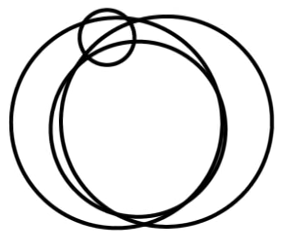
#> input picture screenshots/quad_3_lilcrop.png, 286 x 234 px, found by its file name
$ python cv_tries.py
#> lines starting #> are read from the running program, lines starting #| are printed output that depends on the picture; after the words box and inside, x2 and y2 are one past the last pixel; in counts of white or black regions, pixels touching at a corner belong together
import numpy as np
import cv2
import matplotlib.pylab as plt

#%%----------------------------------------------------------------------------
#BINARZATION
dirpath = '..\\screenshots\\'
image = cv2.imread(dirpath + 'quad_3_lilcrop.png')
#> image is the input picture: shape (234, 286, 3); min 0, max 255, mean 226.4
# image = cv2.resize(image, (1024, 576))
output = image.copy()
cvt_image = cv2.cvtColor(image, cv2.COLOR_BGR2GRAY)
#%%----------------------------------------------------------------------------
#HOUGH TRANSFORM
# circles = cv2.HoughCircles(cvt_image, cv2.HOUGH_GRADIENT, dp = 0.5,minDist= 5, param2=40, maxRadius = 50)
circles = cv2.HoughCircles(cvt_image, cv2.HOUGH_GRADIENT, dp = 5, minDist= 50, param2=300, minRadius = 70, maxRadius = 100)
#> circles = [[137.5, 127.5, 86]]

if circles is not None:
	# convert the (x, y) coordinates and radius of the circles to integers
	circles = np.round(circles[0, :]).astype("int")
#> circles = [[138, 128, 86]]
	# loop over the (x, y) coordinates and radius of the circles
	for (x, y, r) in circles:
		# draw the circle in the output image, then draw a rectangle
		# corresponding to the center of the circle
		cv2.circle(output, (x, y), r, (0, 255, 0), 2)
		cv2.rectangle(output, (x - 2, y - 2), (x + 2, y + 2), (0, 128, 255), -1)
#> this loop made 1 pass
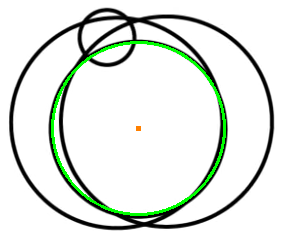
#> output: shape (234, 286, 3); 2.43% of pixels changed, all inside (x1, y1, x2, y2) = (51, 41, 226, 216)
	# show the output image
	cv2.imwrite(dirpath + 'output.png', np.hstack([image, output]))
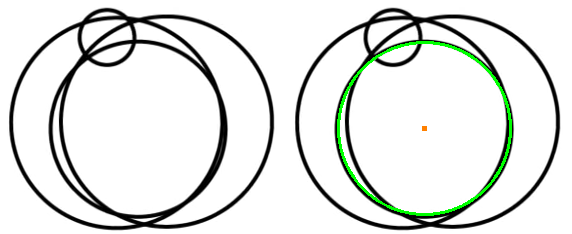
#> saved as output.png: shape (234, 572, 3); mean B, G, R 225.5, 228.6, 225.5
	cv2.waitKey(0)
else: print("no cricles found")
circles

$ run again, with screenshots/full_picture.png copied over screenshots/quad_3_lilcrop.png
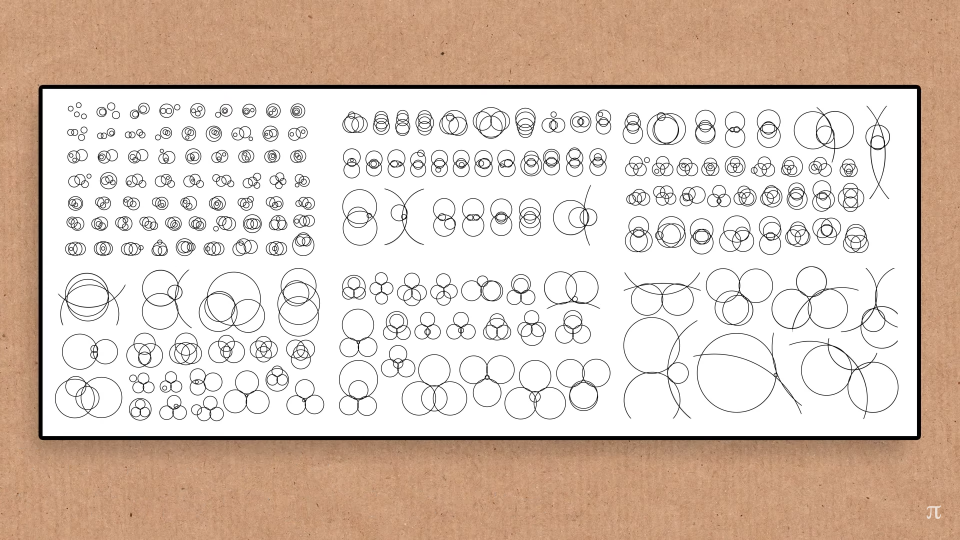
#> input picture screenshots/full_picture.png, 1920 x 1080 px, found by its file name (shown at 1/2 size)
#> image is the input picture: shape (1080, 1920, 3); mean B, G, R 188.3, 201.2, 218.9
#> `cvt_image = cv2.cvtColor(image, cv2.COLOR_BGR2GRAY)`:
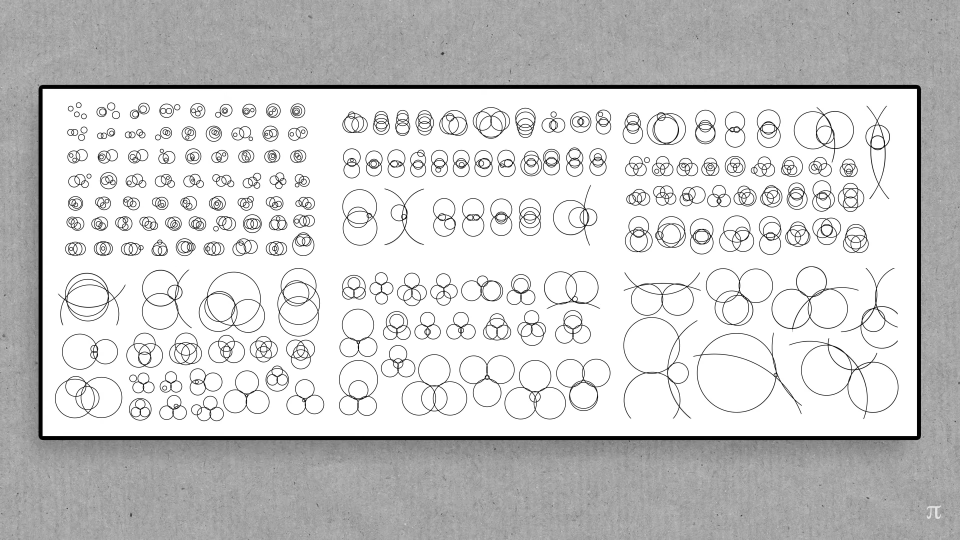
#> cvt_image: shape (1080, 1920) (shown at 1/2 size); min 0, max 255, mean 205
#> `circles = cv2.HoughCircles(cvt_image, cv2.HOUGH_GRADIENT, dp = 5, minD..`: circles = 35 rows, first 8: [1472.5, 747.5, 80.5], [1447.5, 422.5, 97], [1592.5, 392.5, 97], [1497.5, 387.5, 97], [1397.5, 362.5, 97], [457.5, 757.5, 97], [1667.5, 327.5, 97], [1572.5, 287.5, 97]
#> `circles = np.round(circles[0, :]).astype("int")`: circles = 35 rows, first 8: [1472, 748, 80], [1448, 422, 97], [1592, 392, 97], [1498, 388, 97], [1398, 362, 97], [458, 758, 97], [1668, 328, 97], [1572, 288, 97]
#> the loop `for (x, y, r) in circles:` made 35 passes
#> `cv2.imwrite(dirpath + 'output.png', np.hstack([image, output]))`:
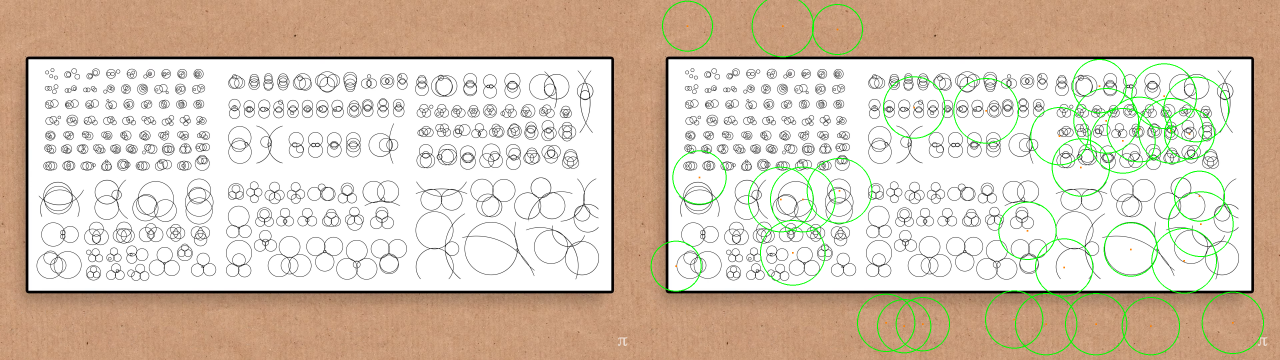
#> saved as output.png: shape (1080, 3840, 3) (shown at 1/3 size); mean B, G, R 185.8, 201.9, 216.1

$ run again, with screenshots/quad_1.png copied over screenshots/quad_3_lilcrop.png
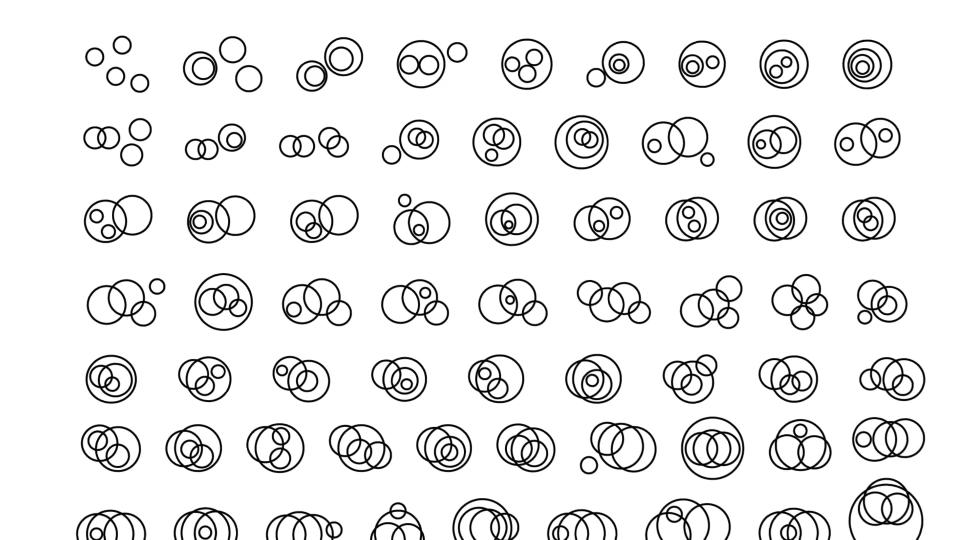
#> input picture screenshots/quad_1.png, 1920 x 1080 px, found by its file name (shown at 1/2 size)
#> image is the input picture: shape (1080, 1920, 3); min 0, max 255, mean 234.4
#> `circles = cv2.HoughCircles(cvt_image, cv2.HOUGH_GRADIENT, dp = 5, minD..`: circles = [[1772.5, 1042.5, 74]]
#> `circles = np.round(circles[0, :]).astype("int")`: circles = [[1772, 1042, 74]]
#> the loop `for (x, y, r) in circles:` made 1 pass
#> after the loop `for (x, y, r) in circles:`:
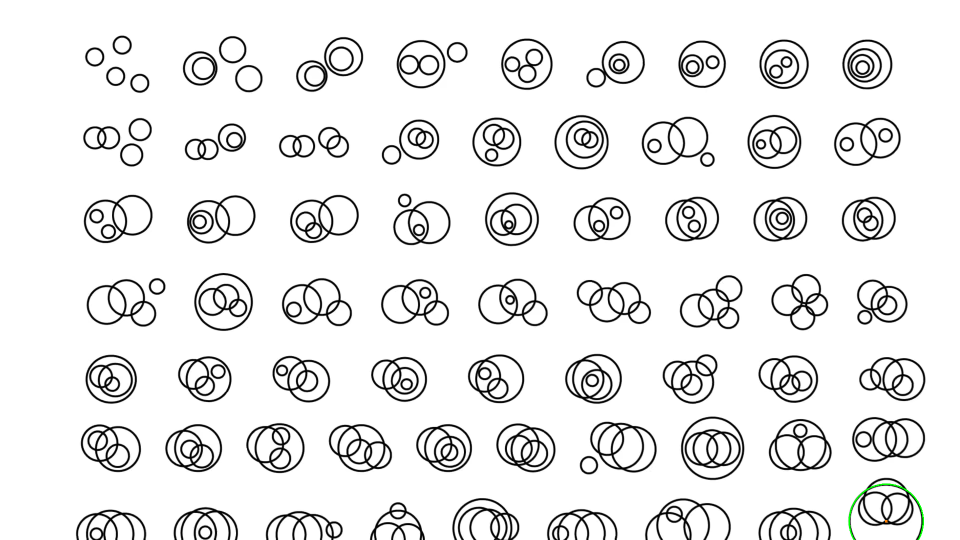
#> output: shape (1080, 1920, 3) (shown at 1/2 size); 0.05% of pixels changed, all inside (x1, y1, x2, y2) = (1697, 967, 1848, 1080)
#> `cv2.imwrite(dirpath + 'output.png', np.hstack([image, output]))`:
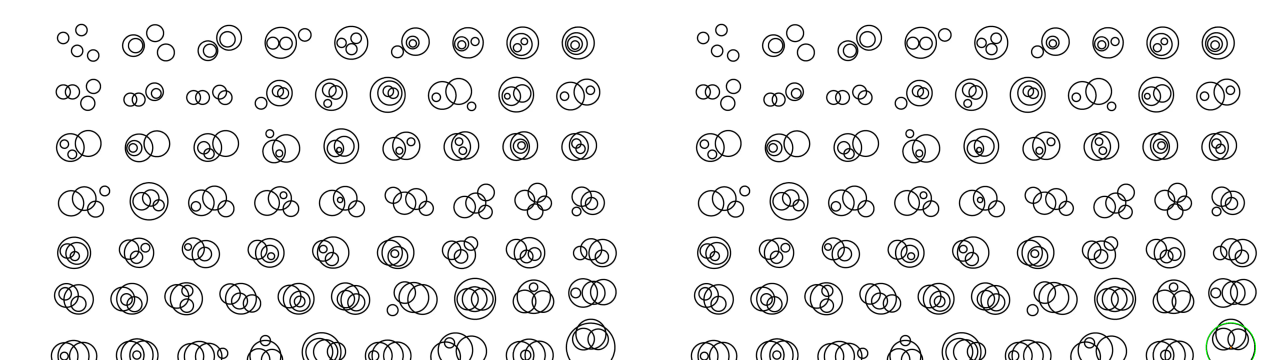
#> saved as output.png: shape (1080, 3840, 3) (shown at 1/3 size); mean B, G, R 234.4, 234.4, 234.4
